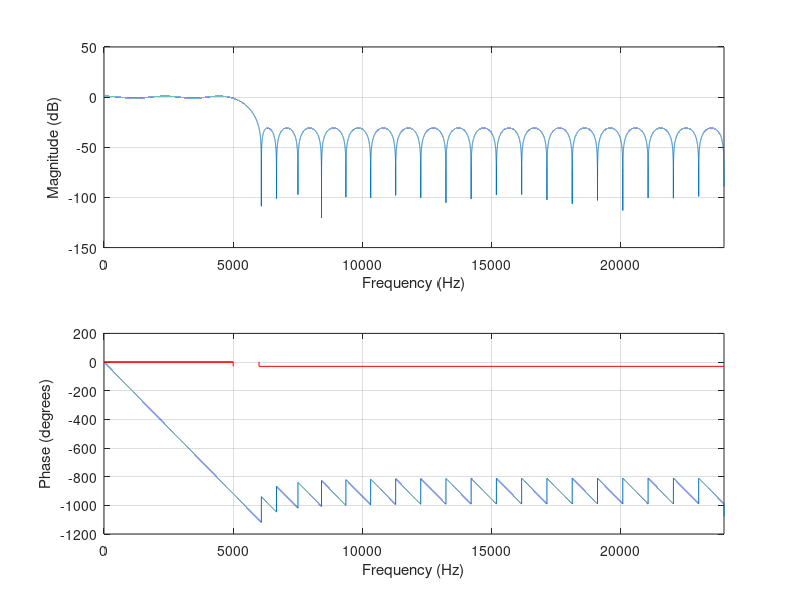

The MATLAB source for this figure:
pb_ripple = 2;
sb_atten = 30;
pb_lims= (10^(pb_ripple/20)-1)/(10^(pb_ripple/20)+1);
sb_lim=10^(-(sb_atten + 1)/20);
fs = 48000;
f_cut = 5000;
f_stop = 6000;


[n, f0, m0, w] = firpmord([f_cut f_stop],[1 0], [pb_lims sb_lim], fs);



FIR_lowpass = firpm(n, f0, m0, w);

freqz(FIR_lowpass, 1, 2^16, fs);
hold on;
plot([0 f_cut],[pb_ripple pb_ripple], 'r');
plot([0 f_cut], [-pb_ripple -pb_ripple], 'r');
plot([f_cut f_cut], [-sb_atten -pb_ripple], 'r');
plot([f_stop f_stop], [-sb_atten pb_ripple], 'r');
plot([f_stop fs/2], [-sb_atten -sb_atten], 'r');

file= fopen('FIR_lowpass_coef.dat', 'w');
fprintf(file, '%f,\n', FIR_lowpass);
fclose(file);
